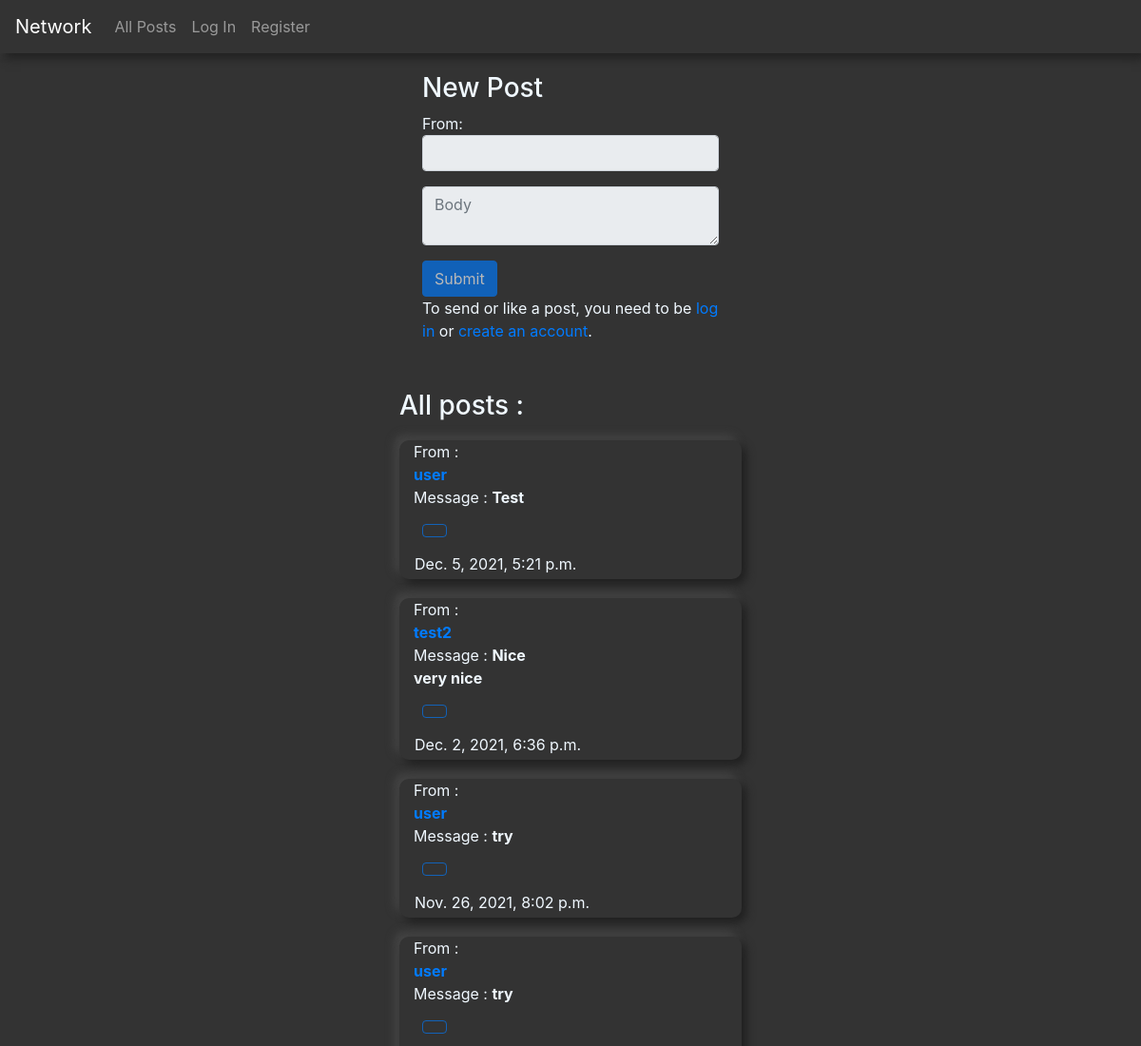
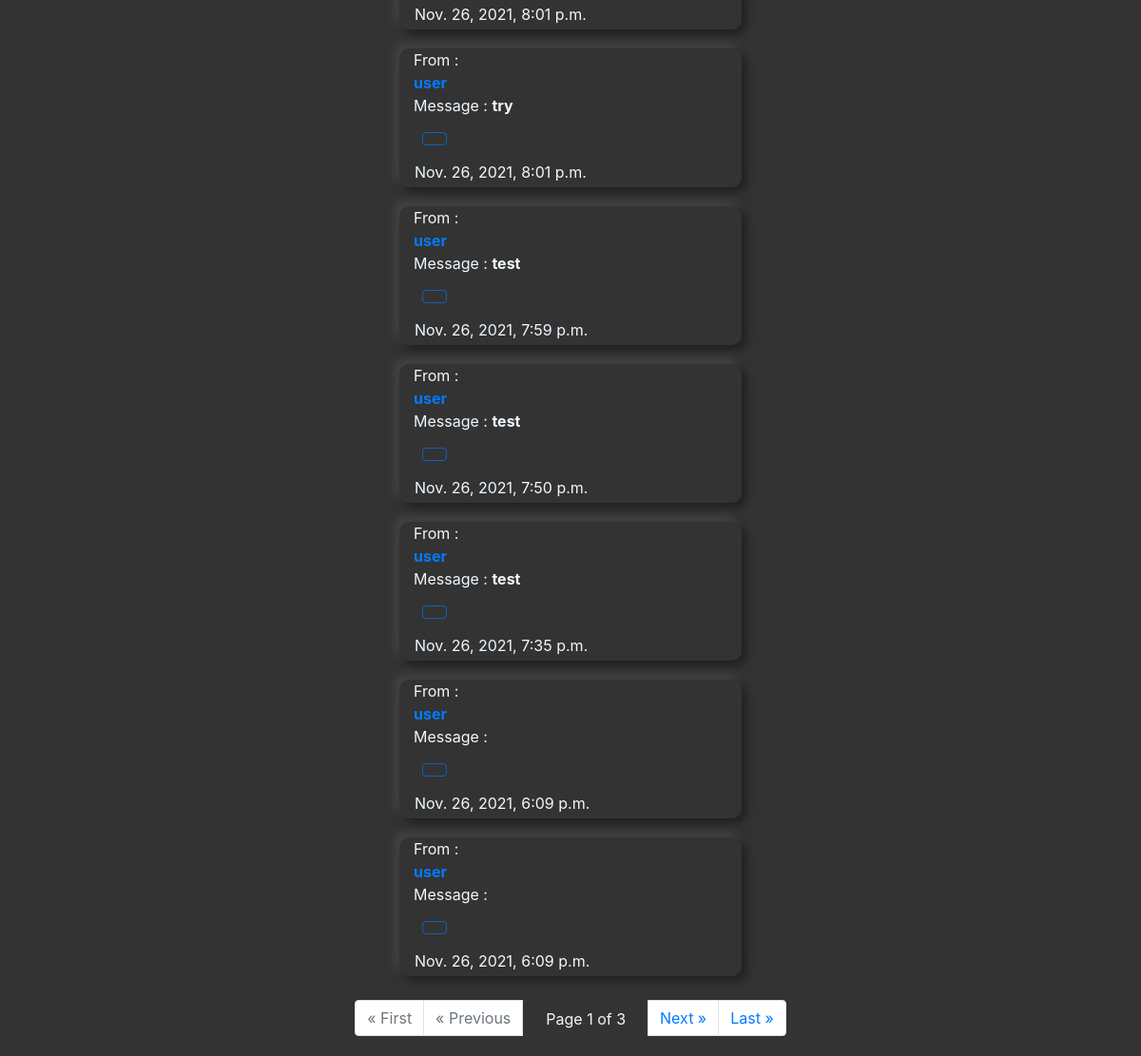
Before: / with the older database file (2 pictures, top to bottom).
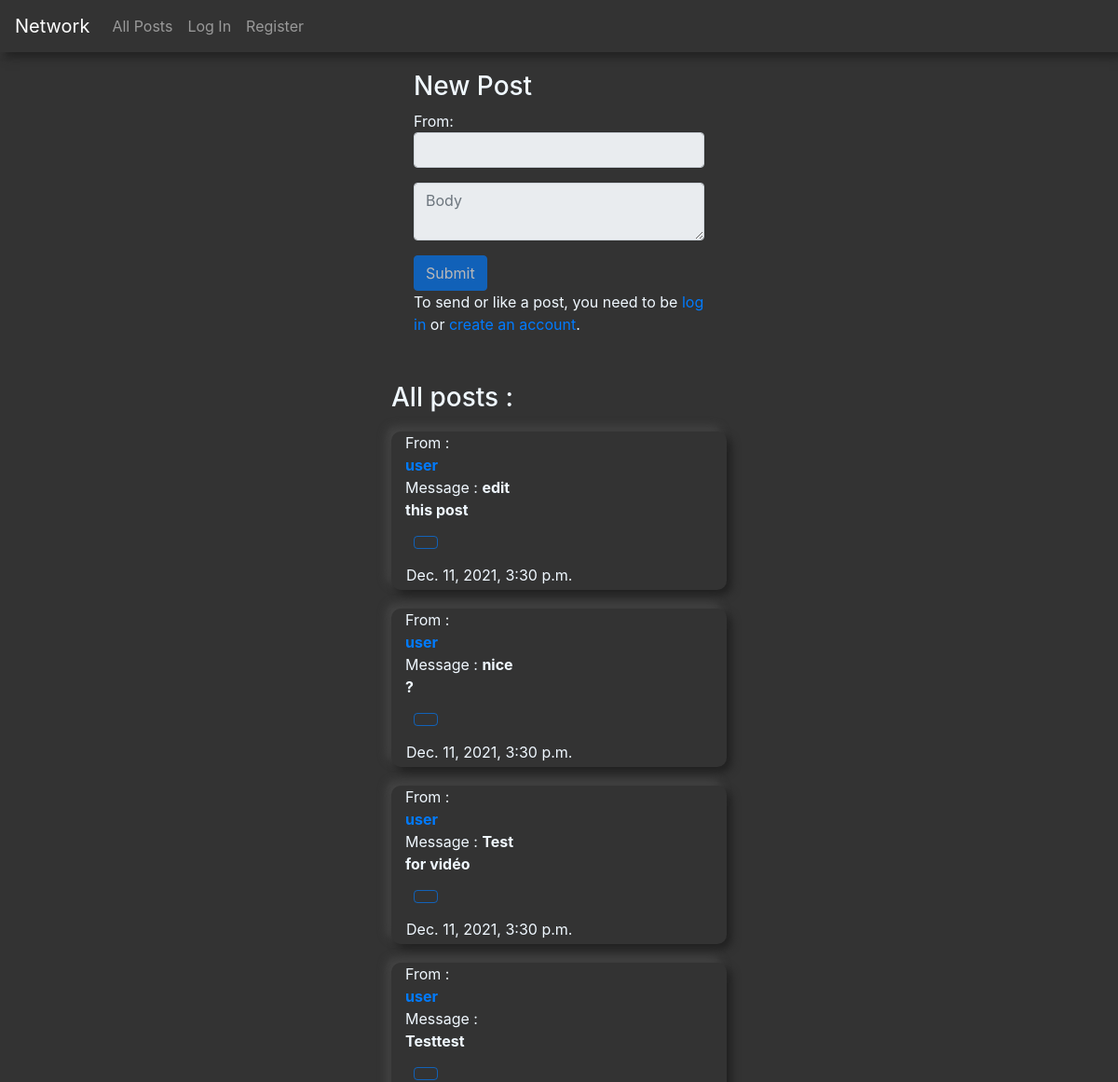
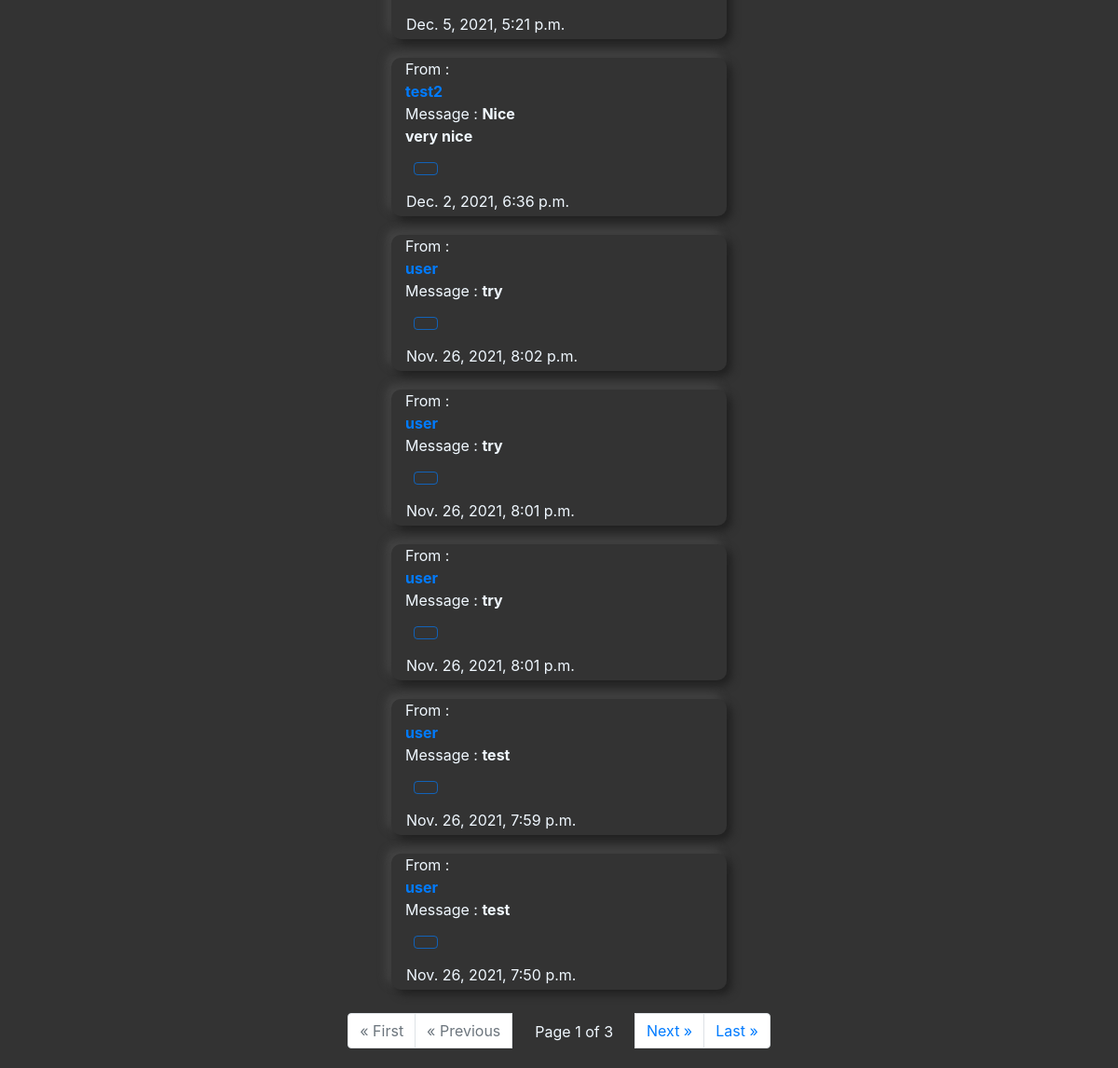
After: the same page with the newer database file (2 pictures, top to bottom).
### network/models.py (models this page shows, shortened)
class Post(models.Model):
    user = models.ForeignKey(
        User, on_delete=models.CASCADE, related_name="Post")
    body = models.TextField(blank=True)
    archived = models.BooleanField(default=False)
    timestamp = models.DateTimeField(auto_now_add=True)

class User(AbstractUser):
    def serialize(self):
        return {
            "id": self.id,
            "username": self.username,
            "email": self.email,
            "timestamp": self.date_joined.strftime("%b %d %Y, %I:%M %p")
        }

### network/views.py (the view)
# urls.py: path("", views.index, name="index"),
def index(request):
    posts = Post.objects.filter(
        archived=False
    )
    posts = posts.order_by("-timestamp").all()
    if LikePost.objects.filter(post__in=posts, like=True).exists():
        liked = LikePost.objects.filter(
            post__in=posts, like=True)
    paginator = Paginator(posts, 10)
    page_number = request.GET.get('page')
    page_obj = paginator.get_page(page_number)
    return render(request, "network/index.html", {'posts': page_obj, 'liked': liked})

### network/templates/network/index.html (shortened to what this page needs)
{% extends "network/layout.html" %}
{% load static %}
{% block body %}
<h3 style ="margin-left:37%; padding-top: 20px;">New Post</h3>
{% if user.is_authenticated %}
<div class="boxForm" id="compose-view">
  <form id="compose-form">
    {% csrf_token %}
    <div class="form-group">
      From:
      <input
        disabled
        class="form-control"
        id="compose-user"
        value="{{ request.user.username }}"
      />
    </div>
    <textarea
      class="form-control"
      id="compose-body"
      placeholder="Body"
    ></textarea>
    <input type="submit" class="btn btn-primary mt-3" />
  </form>
</div>
{% else %}
<div class="boxForm" id="compose-view">
  <form id="compose-form">
    <div class="form-group">
      From:
      <input
        disabled
        class="form-control"
        id="compose-user"
        value="{{ request.user.username }}"
      />
    </div>
    <textarea
      disabled
      class="form-control"
      id="compose-body"
      placeholder="Body"
    ></textarea>
    <input disabled type="submit" class="btn btn-primary mt-3" />
  </form>
  <p>To send or like a post, you need to be <a href="{% url 'login' %}">log in</a> or <a href="{% url 'register' %}">create an account</a>.</p>
</div>
{% endif %}
<h3 style ="margin-left:35%; margin-top: 50px;">All posts :</h3>
{% for post in posts %}
<div class="boxPost" id="posts_view">
  <div class="owner col-3"> From : <a href="{% url 'userPage' post.user %}"><strong>{{post.user}}</strong></a></div>
  <div id="postBody{{post.id}}" class="bodyPost col-5"> Message : <strong>{{post.body}}</strong></div>
  {% if request.user.is_authenticated %}
    {% if request.user == post.user %}
    <div id="buttonEdit{{post.id}}">
      <button class="btn btn-sm btn-outline-primary m-1 ml-4" onclick="editFunction('{{post.id}}')">Edit</button>
    </div>
    {% endif %}
    <div id="likeunlike">
      <button class="btn btn-sm btn-outline-primary m-3 ml-4" id="buttonLike{{post.id}}" onclick="likeFunction('{{post.id}}')"></button>
      <i id="liked{{post.id}}"></i>
      <script type="text/javascript">
        load_like(`{{post.id}}`)
      </script>
    </div>
  {% else %}
    <div id="likeunlike">
      <button disabled class="btn btn btn-outline-primary m-3 ml-4" id="buttonLike{{post.id}}" onclick="likeFunction('{{post.id}}')"></button>
    </div>
  {% endif %}
  <div class="timestamp ml-3 pb-1">{{post.timestamp}}</div>
</div>
{% endfor %}
<div class="bodyPagination">
  <nav aria-label="Page navigation example">
    <ul class="pagination step-links">
      {% if posts.has_previous %}
        <li class="page-item">
          <a class="page-link" href="?page=1" aria-label="First">
            <span aria-hidden="true">&laquo; First</span>
          </a>
        </li>
        <li class="page-item">
          <a class="page-link" href="?page={{ posts.previous_page_number }}" aria-label="Previous">
            <span aria-hidden="true">&laquo; Previous</span>
          </a>
        </li>
      {% else %}
        <li class="page-item disabled">
          <a class="page-link" href="#" aria-label="First">
            <span aria-hidden="true">&laquo; First</span>
          </a>
        </li>
        <li class="page-item disabled">
          <a class="page-link" href="#" aria-label="Previous">
            <span aria-hidden="true">&laquo; Previous</span>
          </a>
        </li>
      {% endif %}
      <span class="current mr-4 mt-2 ml-4">
        Page {{ posts.number }} of {{ posts.paginator.num_pages }}
      </span>
      {% if posts.has_next %}
      <li class="page-item">
        <a class="page-link" href="?page={{ posts.next_page_number }}" aria-label="Next">
          <span aria-hidden="true">Next &raquo;</span>
        </a>
      </li>
      <li class="page-item">
        <a class="page-link" href="?page={{ posts.paginator.num_pages }}" aria-label="Last">
          <span aria-hidden="true">Last &raquo;</span>
        </a>
      </li>
      {% endif %}
    </ul>
  </nav>
</div>
{% endblock %}

Changed rows visible on the page:
no longer on this page (row unchanged): Post: user "user", body "test", timestamp "Nov. 26, 2021, 7:35 p.m."
no longer on this page (row unchanged): Post: user "user", timestamp "Nov. 26, 2021, 6:09 p.m."
no longer on this page (row unchanged): Post: user "user", timestamp "Nov. 26, 2021, 6:09 p.m."
added Post: user "user", body "edit this post", timestamp "Dec. 11, 2021, 3:30 p.m."
added Post: user "user", body "nice ?", timestamp "Dec. 11, 2021, 3:30 p.m."
added Post: user "user", body "Test for vidéo", timestamp "Dec. 11, 2021, 3:30 p.m."
changed Post: body "Test" → "Testtest"
